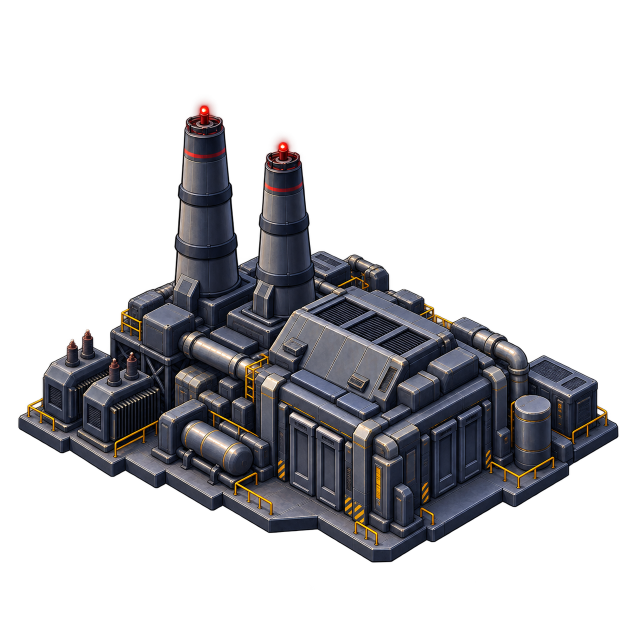
#> input picture Assets/NeonGrid/Art/CityBuildings/PowerStation/PowerStation_Base.png, 1254 x 1254 px (shown at 1/2 size)
$ python GeneratePowerStationOverlays.py
#> lines starting #> are read from the running program, lines starting #| are printed output that depends on the picture; after the words box and inside, x2 and y2 are one past the last pixel; in counts of white or black regions, pixels touching at a corner belong together
"""Deterministically author registered Power Station overlay PNGs from the locked Base.

This script never edits, crops, scales, or re-encodes PowerStation_Base.png. It draws a
small set of hand-authored light masks in the Base's exact 1254 x 1254 coordinate space.
"""

from hashlib import sha256
from pathlib import Path

from PIL import Image, ImageChops, ImageDraw, ImageFilter, ImageFont


ROOT = Path(__file__).resolve().parents[2]
ART = ROOT / "Assets/NeonGrid/Art/CityBuildings/PowerStation"
BASE_PATH = ART / "PowerStation_Base.png"
EXPECTED_BASE_SHA256 = "c713b39d3e579a13ddc3f4672896d7f49e32d203c918fdca5d7f7698e05cc343"
PREVIEW_PATH = ROOT / "Assets/NeonGrid/Documentation/Previews/PowerStation_StatePreview.png"
CANVAS = (1254, 1254)


def assert_base_contract() -> Image.Image:
    payload = BASE_PATH.read_bytes()
    assert sha256(payload).hexdigest() == EXPECTED_BASE_SHA256, "Locked Base hash changed."
    base = Image.open(BASE_PATH)
    assert base.size == CANVAS and base.mode == "RGBA"
    assert base.getchannel("A").getextrema() == (0, 255)
    return base.copy()


def mask() -> Image.Image:
    return Image.new("L", CANVAS, 0)


def registered_effect(base_alpha: Image.Image, marks: Image.Image, color: tuple[int, int, int],
                      glow_radius: float, glow_alpha: int, core_alpha: int = 255) -> Image.Image:
    # Solid marks can only exist on authored building pixels. A compact dilation permits
    # local halo beyond the edge without introducing a rectangular canvas artifact.
    solid = ImageChops.multiply(marks, base_alpha)
    vicinity = base_alpha.filter(ImageFilter.MaxFilter(31))
    glow = ImageChops.multiply(marks.filter(ImageFilter.GaussianBlur(glow_radius)), vicinity)
    glow = glow.point(lambda value: value * glow_alpha // 255)
    solid = solid.point(lambda value: value * core_alpha // 255)
    result = Image.new("RGBA", CANVAS, (0, 0, 0, 0))
    glow_layer = Image.new("RGBA", CANVAS, (*color, 0))
    glow_layer.putalpha(glow)
    result = Image.alpha_composite(result, glow_layer)
    core_layer = Image.new("RGBA", CANVAS, (*color, 0))
    core_layer.putalpha(solid)
    return Image.alpha_composite(result, core_layer)


def warm_overlay(base: Image.Image) -> Image.Image:
    amber = mask()
    draw = ImageDraw.Draw(amber)
    # Three compact service-light clusters remain on existing facade/machinery panels.
    # Their segmented geometry is deliberately large enough to survive the 189 x 105
    # map footprint without tracing rails or outlining the architecture.
    for top, bottom in [(858, 871), (878, 891), (898, 911)]:
        draw.polygon([(546, top + 5), (565, top), (565, bottom), (546, bottom + 6)],
                     fill=238)
    for top, bottom in [(881, 894), (901, 914), (921, 934)]:
        draw.polygon([(708, top + 6), (728, top), (728, bottom), (708, bottom + 6)],
                     fill=246)
    for top, bottom in [(794, 805), (811, 822), (828, 839)]:
        draw.polygon([(980, top + 5), (999, top), (999, bottom), (980, bottom + 6)],
                     fill=226)
    # A few subordinate machinery indicators support the clusters without becoming
    # an architectural outline or competing with later cyan restoration energy.
    for x, y in [(1014, 767), (185, 782), (265, 807), (580, 686), (700, 729)]:
        draw.ellipse((x - 6, y - 5, x + 6, y + 5), fill=214)
    result = registered_effect(base.getchannel("A"), amber, (255, 174, 48), 10, 108)

    white = mask()
    white_draw = ImageDraw.Draw(white)
    for x, y in [(555, 865), (718, 888), (990, 801), (585, 686)]:
        white_draw.ellipse((x - 3, y - 3, x + 3, y + 3), fill=240)
    return Image.alpha_composite(result,
        registered_effect(base.getchannel("A"), white, (255, 241, 190), 4, 72, 235))


def energy_overlay(base: Image.Image) -> Image.Image:
    cyan = mask()
    draw = ImageDraw.Draw(cyan)
    # Selected major pipe/conduit runs only. These follow existing authored geometry.
    routes = [
        [(355, 676), (389, 673), (423, 688), (460, 704), (495, 704)],
        [(841, 609), (875, 606), (914, 623), (951, 650), (980, 678), (1015, 696)],
        [(669, 620), (704, 620), (738, 635), (769, 651)],
        [(327, 962), (366, 971), (411, 991), (460, 1003), (505, 1014)],
    ]
    for route in routes:
        draw.line(route, fill=225, width=8, joint="curve")
    # Restricted stack-base infrastructure arcs.
    draw.arc((353, 548, 475, 624), 18, 161, fill=190, width=7)
    draw.arc((485, 585, 608, 657), 18, 161, fill=190, width=7)
    return registered_effect(base.getchannel("A"), cyan, (30, 220, 232), 12, 105, 245)


def core_overlay(base: Image.Image) -> Image.Image:
    nodes = mask()
    draw = ImageDraw.Draw(nodes)
    # Final-state junctions only; Power Station has no large reactor/core shape.
    for x, y, radius in [
        (497, 704, 7), (839, 611, 7), (770, 651, 6),
        (657, 690, 7), (356, 676, 6), (505, 1014, 6),
    ]:
        draw.ellipse((x - radius, y - radius, x + radius, y + radius), fill=245)
    result = registered_effect(base.getchannel("A"), nodes, (92, 244, 250), 16, 135)

    hot = mask()
    hot_draw = ImageDraw.Draw(hot)
    for x, y in [(497, 704), (839, 611), (657, 690)]:
        hot_draw.ellipse((x - 3, y - 3, x + 3, y + 3), fill=255)
    return Image.alpha_composite(result,
        registered_effect(base.getchannel("A"), hot, (224, 255, 255), 5, 100, 255))


def save_overlay(image: Image.Image, name: str) -> Path:
    assert image.size == CANVAS and image.mode == "RGBA"
    path = ART / name
    image.save(path, format="PNG", optimize=True)
    return path


def state_preview(base: Image.Image, warm: Image.Image, energy: Image.Image,
                  core: Image.Image) -> None:
    profiles = [
        ("LOCKED", (1.0, 0.0, 0.0, 0.0)),
        ("STAGE 1", (1.0, 0.42, 0.0, 0.0)),
        ("STAGE 2", (1.0, 0.72, 0.24, 0.0)),
        ("STAGE 3", (1.0, 0.88, 0.63, 0.12)),
        ("RESTORED", (1.0, 1.0, 1.0, 0.65)),
    ]
    panel_size = (213, 153)
    preview = Image.new("RGB", (panel_size[0] * len(profiles), panel_size[1]), (5, 9, 16))
    font = ImageFont.load_default()
    for index, (label, alpha) in enumerate(profiles):
        composite = Image.new("RGBA", CANVAS, (0, 0, 0, 0))
        for layer, opacity in zip((base, warm, energy, core), alpha):
            current = layer.copy()
            if opacity < 1:
                current.putalpha(current.getchannel("A").point(lambda value: round(value * opacity)))
            composite = Image.alpha_composite(composite, current)
        mapped = composite.resize((189, 105), Image.Resampling.LANCZOS)
        panel = Image.new("RGBA", panel_size, (7, 14, 25, 255))
        panel.alpha_composite(mapped, (12, 28))
        ImageDraw.Draw(panel).text((12, 8), label, fill=(225, 240, 247, 255), font=font)
        preview.paste(panel.convert("RGB"), (index * panel_size[0], 0))
    PREVIEW_PATH.parent.mkdir(parents=True, exist_ok=True)
    preview.save(PREVIEW_PATH, format="PNG", optimize=True)


def main() -> None:
    base = assert_base_contract()
#> in assert_base_contract, base is the input picture: PIL image 1254x1254 RGBA; mean R, G, B, A 23, 22.4, 25.3, 81.5
    warm = warm_overlay(base)
#> in warm_overlay, `amber = mask()`: amber: PIL image 1254x1254 L; every value is 0
#> in registered_effect, `solid = ImageChops.multiply(marks, base_alpha)`:
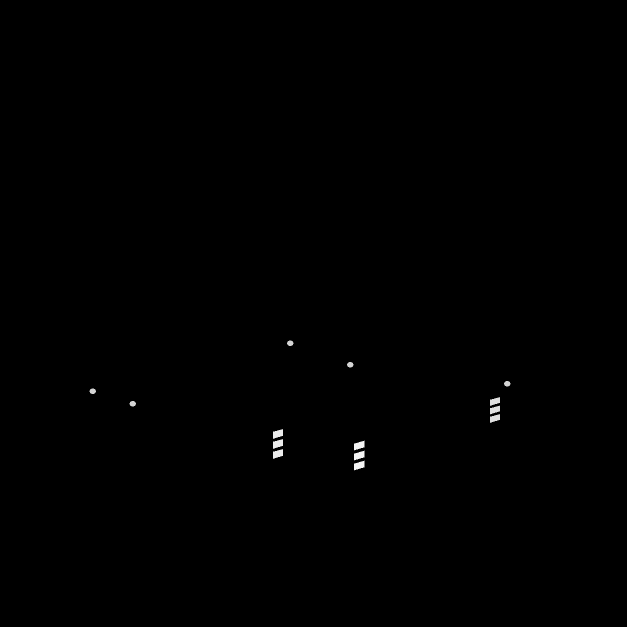
#> solid: PIL image 1254x1254 L (shown at 1/2 size); min 0, max 245, mean 0.4
#> in registered_effect, `vicinity = base_alpha.filter(ImageFilter.MaxFilter(31))`:
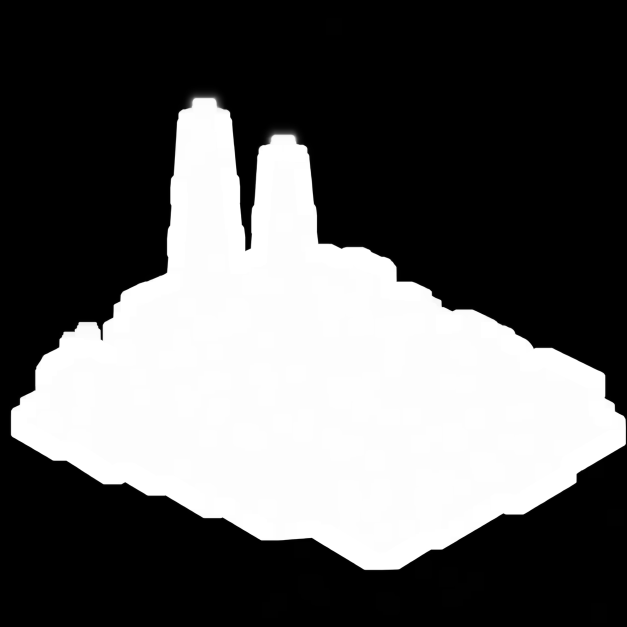
#> vicinity: PIL image 1254x1254 L (shown at 1/2 size); min 0, max 255, mean 94
#> in registered_effect, `result = Image.new("RGBA", CANVAS, (0, 0, 0, 0))`: result: PIL image 1254x1254 RGBA; every value is 0
#> in registered_effect, `core_layer.putalpha(solid)`:
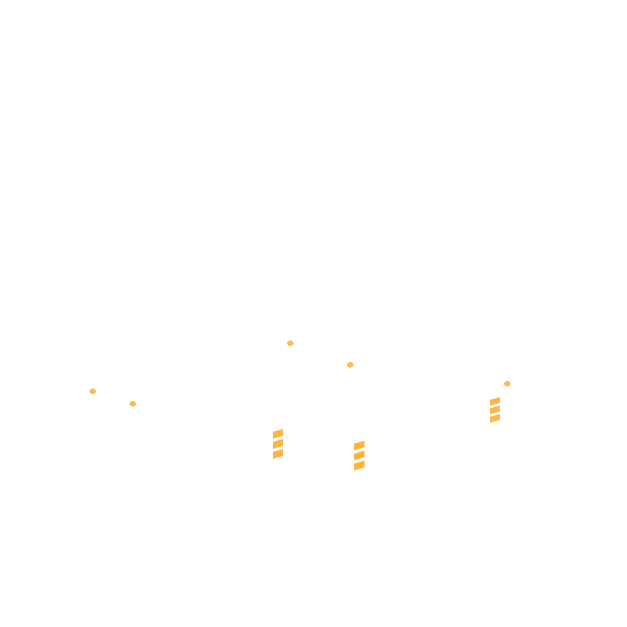
#> core_layer: PIL image 1254x1254 RGBA (shown at 1/2 size); mean R, G, B, A 255, 174, 48, 0.4; transparent parts drawn white
#> call 2 of registered_effect, with color = (255, 241, 190), glow_radius = 4, glow_alpha = 72, core_alpha = 235
#> in registered_effect (call 2), `solid = ImageChops.multiply(marks, base_alpha)`:
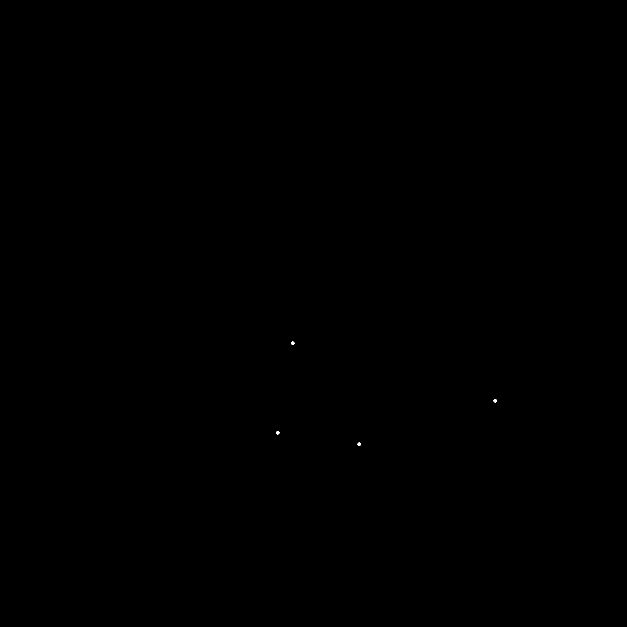
#> solid: PIL image 1254x1254 L (shown at 1/2 size); values 0 (black) and 238 (white), 0.01% white; 4 white regions, box (x1, y1, x2, y2) and area: (582, 683, 589, 690) 37, (987, 798, 994, 805) 37, (552, 862, 559, 869) 37, (715, 885, 722, 892) 37
    energy = energy_overlay(base)
#> call 3 of registered_effect, with color = (30, 220, 232), glow_radius = 12, glow_alpha = 105, core_alpha = 245
#> in registered_effect (call 3), `glow = glow.point(lambda value: value * glow_alpha // 255)`:
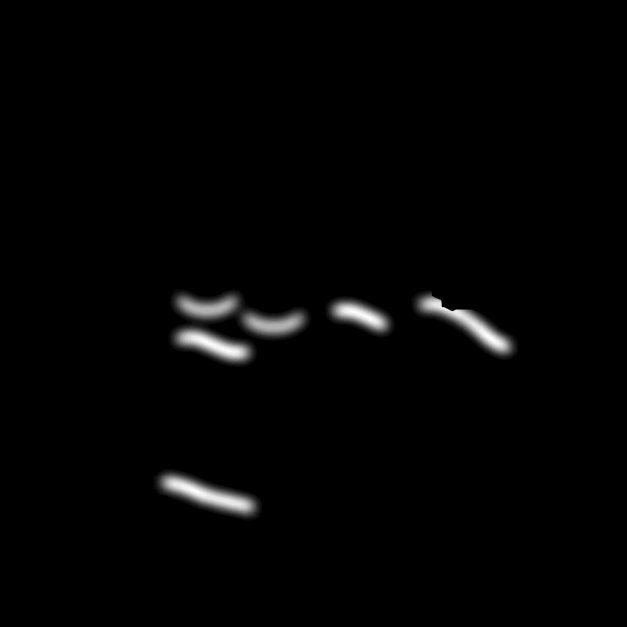
#> glow: PIL image 1254x1254 L (shown at 1/2 size); min 0, max 23, mean 0.3; drawn with min black and max white
    core = core_overlay(base)
#> in registered_effect (call 4), `solid = ImageChops.multiply(marks, base_alpha)`: marks: PIL image 1254x1254 L; values 0 (black) and 245 (white), 0.06% white; 6 white regions, box (x1, y1, x2, y2) and area: (832, 604, 847, 619) 177, (650, 683, 665, 698) 177, (490, 697, 505, 712) 177, (764, 645, 777, 658) 129, (350, 670, 363, 683) 129, (499, 1008, 512, 1021) 129
#> in registered_effect (call 5), `solid = ImageChops.multiply(marks, base_alpha)`: marks: PIL image 1254x1254 L; 0.01% white; 3 white regions, box (x1, y1, x2, y2) and area: (836, 608, 843, 615) 37, (654, 687, 661, 694) 37, (494, 701, 501, 708) 37
    paths = [
        save_overlay(warm, "PowerStation_WarmLights.png"),
        save_overlay(energy, "PowerStation_Energy.png"),
        save_overlay(core, "PowerStation_Core.png"),
    ]
    state_preview(base, warm, energy, core)
    assert sha256(BASE_PATH.read_bytes()).hexdigest() == EXPECTED_BASE_SHA256
    for path in paths:
        image = Image.open(path)
        assert image.size == CANVAS and image.mode == "RGBA"
        assert image.getchannel("A").getextrema()[0] == 0
        print(path.relative_to(ROOT), image.getbbox(), path.stat().st_size)
#| Assets/NeonGrid/Art/CityBuildings/PowerStation/PowerStation_WarmLights.png (163, 664, 1037, 958) 17320
    print(PREVIEW_PATH.relative_to(ROOT), PREVIEW_PATH.stat().st_size)


if __name__ == "__main__":
    main()
